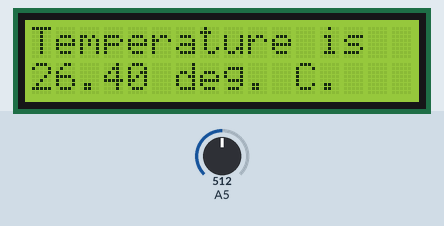
This sketch was run on a simulated Arduino Uno, built with avr-gcc and run on an emulated ATmega328P. Shown: 16×2 character LCD. Inputs (shaded band) come from the test bench; at power-on: A5 = 512.

Above: at 3.2 s.
3.3 s: A5 set to 716
At 5.1 s:
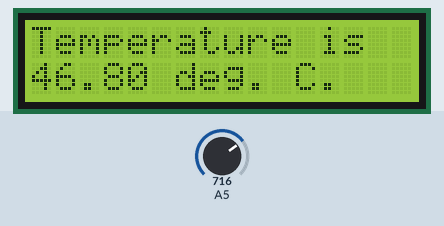
5.8 s: A5 set to 364
At 7.2 s:
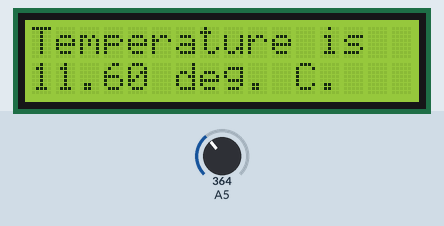
8.0 s: A5 set to 331
At 9.2 s:
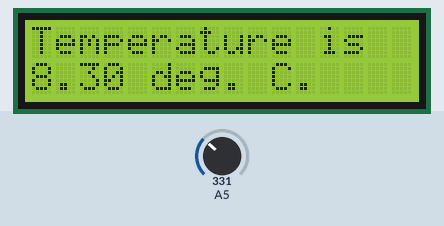
10.3 s: A5 set to 122
At 11.3 s:
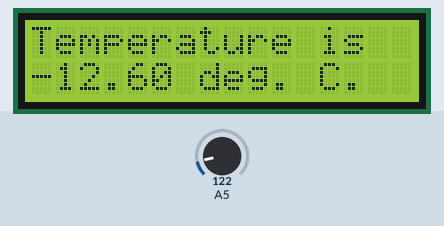
12.5 s: A5 set to 306
At 14.6 s:
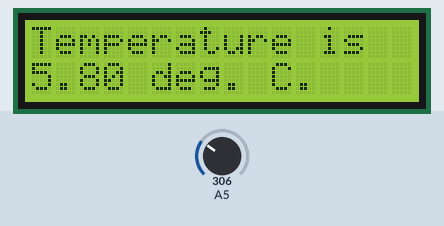
Timing chart, 0 to 15.7 s (numbered marks = the images above; inputs shaded):
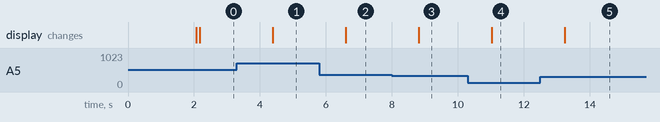

The sketch:

lcd_temperature.ino
```cpp
#include <LiquidCrystal.h>

// we need this library for the LCD commands
LiquidCrystal lcd(10,11,12,13,14,15,16);
void setup()
{
lcd.begin(16, 2); // tells Arduino the LCD dimensions
lcd.setCursor(0,0);
lcd.print("Hello electropus!");
// print text and move cursor to start of next line
lcd.setCursor(0,1);
lcd.print("Please wait…");
delay(2000);
lcd.clear(); // clear LCD screen
lcd.setCursor(0,0);
lcd.print("Temperature is ");
}
float temperature = 0;
void loop()
{
temperature = analogRead(5); // store value from temp brick
temperature = temperature +252-500;
temperature = temperature / 10;
delay (100); // wait for 100 milliseconds
lcd.print(" Temperature is    ");
lcd.setCursor(0,1);
lcd.print(temperature);
lcd.println(" deg. C.   ");
delay(1000); // wait a second
}
```

Measured:
- the behaviour switches between 348 and 347 on A5 (found by bisection; images 2 and 3)
- after the input at 3.3 s, the display: changes after 1.1 s (image 1)
- after the input at 5.8 s, the display: changes after 0.80 s (image 2)
- after the input at 8.0 s, the display: changes after 0.81 s (image 3)
- after the input at 10.3 s, the display: changes after 0.72 s (image 4)
- after the input at 12.5 s, the display: changes after 0.73 s (image 5)
